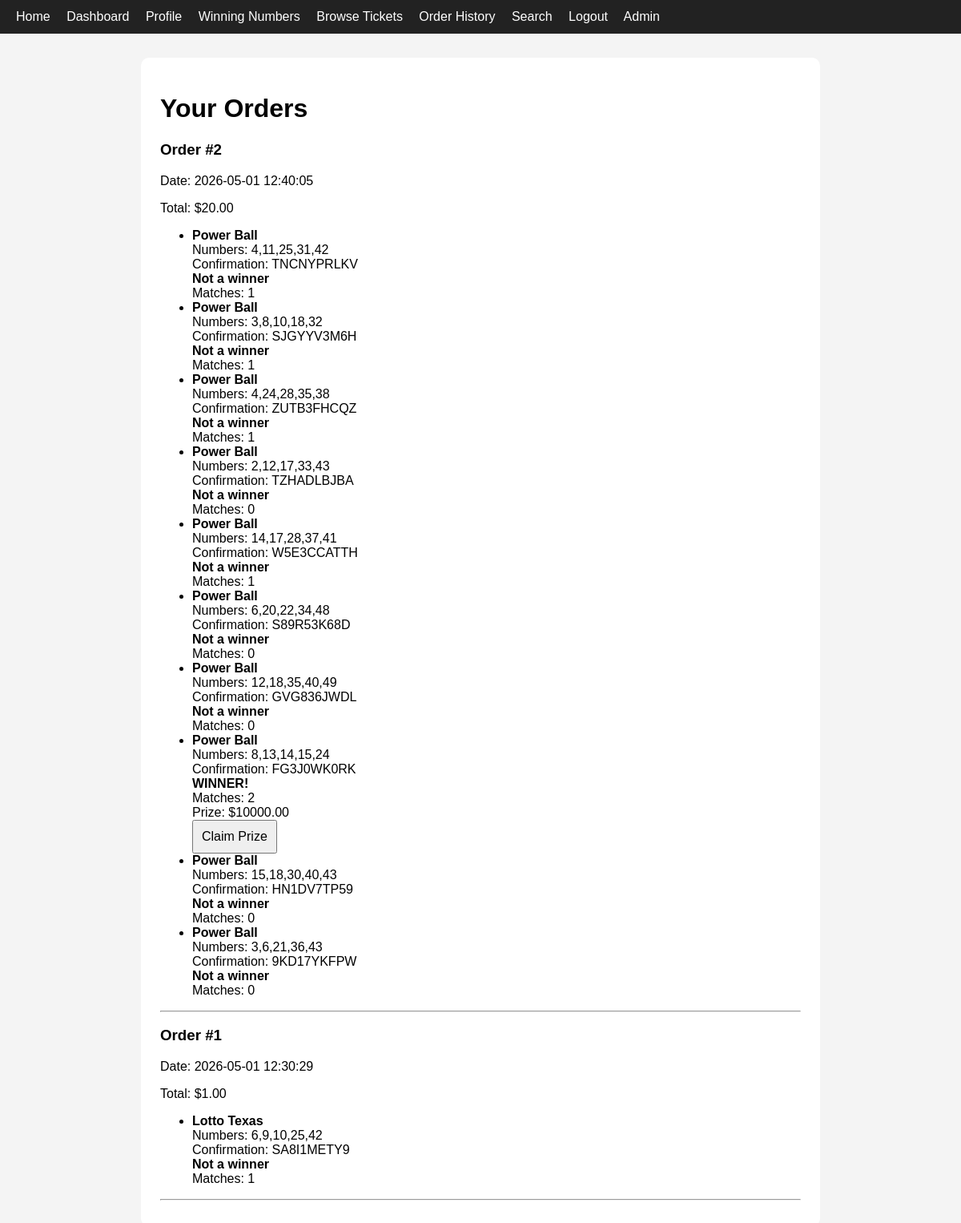
/orders (signed in), run on the app's committed database.
### tables this page shows
CREATE TABLE orders (
    id INTEGER PRIMARY KEY AUTOINCREMENT,
    user_id INTEGER NOT NULL,
    order_date TEXT NOT NULL,
    total_amount REAL NOT NULL,
    status TEXT NOT NULL,
    FOREIGN KEY (user_id) REFERENCES users (id)
);

CREATE TABLE tickets (
    id INTEGER PRIMARY KEY AUTOINCREMENT,
    order_id INTEGER NOT NULL,
    ticket_type_id INTEGER NOT NULL,
    selected_numbers TEXT NOT NULL,
    selection_mode TEXT NOT NULL,
    confirmation_number TEXT NOT NULL UNIQUE,
    is_winner INTEGER NOT NULL DEFAULT 0,
    match_count INTEGER NOT NULL DEFAULT 0,
    winning_amount REAL NOT NULL DEFAULT 0,
    result_status TEXT NOT NULL DEFAULT 'pending_drawing',
    claim_status TEXT NOT NULL DEFAULT 'not_claimed',
    claim_method TEXT,
    claim_date TEXT,
    claim_code TEXT,
    payout_type TEXT DEFAULT 'none',
    tax_withheld REAL DEFAULT 0,
    net_payout REAL DEFAULT 0,
    FOREIGN KEY (order_id) REFERENCES orders (id),
    FOREIGN KEY (ticket_type_id) REFERENCES ticket_types (id)
);

CREATE TABLE ticket_types (
    id INTEGER PRIMARY KEY AUTOINCREMENT,
    game_name TEXT NOT NULL,
    price REAL NOT NULL,
    drawing_date TEXT NOT NULL,
    prize_amount REAL NOT NULL,
    winning_numbers TEXT,
    is_active INTEGER NOT NULL DEFAULT 1
);

### app.py (the view)
@app.route("/orders")
@login_required
def orders():
    db = get_db()
    orders = db.execute("""
        SELECT * FROM orders
        WHERE user_id = ?
        ORDER BY order_date DESC
    """, (session["user_id"],)).fetchall()
    tickets = db.execute("""
        SELECT t.*, tt.game_name, tt.prize_amount, tt.drawing_date
        FROM tickets t
        JOIN ticket_types tt ON t.ticket_type_id = tt.id
        JOIN orders o ON t.order_id = o.id
        WHERE o.user_id = ?
        ORDER BY o.order_date DESC, t.id DESC
    """, (session["user_id"],)).fetchall()
    return render_template("orders.html", orders=orders, tickets=tickets)

### app.py (called while the page is built)
def get_db():
    if "db" not in g:
        g.db = sqlite3.connect(DATABASE)
        g.db.row_factory = sqlite3.Row
    return g.db

def login_required(view):
    @wraps(view)
    def wrapped_view(*args, **kwargs):
        if "user_id" not in session:
            flash("Please log in first.")
            return redirect(url_for("login"))
        return view(*args, **kwargs)
    return wrapped_view

### templates/orders.html (shortened to what this page needs)
{% extends "base.html" %}
{% block content %}
<h1>Your Orders</h1>
{% for order in orders %}
    <div>
        <h3>Order #{{ order.id }}</h3>
        <p>Date: {{ order.order_date }}</p>
        <p>Total: ${{ "%.2f"|format(order.total_amount) }}</p>
    </div>
    <ul>
    {% for ticket in tickets %}
        {% if ticket.order_id == order.id %}
            <li>
                <strong>{{ ticket.game_name }}</strong><br>
                Numbers: {{ ticket.selected_numbers }}<br>
                Confirmation: {{ ticket.confirmation_number }}<br>
                {% if ticket.result_status == 'pending_drawing' %}
                    <strong>Status: Pending Drawing</strong>
                {% elif ticket.result_status == 'winning' %}
                    <strong>WINNER!</strong><br>
                    Matches: {{ ticket.match_count }}<br>
                    Prize: ${{ "%.2f"|format(ticket.winning_amount) }}<br>
                    {% if ticket.claim_status == 'not_claimed' %}
                        <a href="{{ url_for('claim_ticket', ticket_id=ticket.id) }}">
                            <button type="button">Claim Prize</button>
                        </a>
                    {% endif %}
                {% else %}
                    <strong>Not a winner</strong><br>
                    Matches: {{ ticket.match_count }}
                {% endif %}
            </li>
        {% endif %}
    {% endfor %}
    </ul>
    <hr>
{% endfor %}
{% endblock %}

### static/style.css (style rules this page uses)
body { font-family: Arial, sans-serif; margin: 0; background: #f4f4f4; }
input, button { padding: 10px; font-size: 16px; }
button { cursor: pointer; }

### data on the page
orders: id "2", order_date "2026-05-01 12:40:05", total_amount "20.00"
tickets: game_name "Power Ball", selected_numbers "4,11,25,31,42", confirmation_number "TNCNYPRLKV", match_count "1"
tickets: game_name "Power Ball", selected_numbers "3,8,10,18,32", confirmation_number "SJGYYV3M6H", match_count "1"
tickets: game_name "Power Ball", selected_numbers "4,24,28,35,38", confirmation_number "ZUTB3FHCQZ", match_count "1"
tickets: game_name "Power Ball", selected_numbers "2,12,17,33,43", confirmation_number "TZHADLBJBA", match_count "0"
tickets: game_name "Power Ball", selected_numbers "14,17,28,37,41", confirmation_number "W5E3CCATTH", match_count "1"
tickets: game_name "Power Ball", selected_numbers "6,20,22,34,48", confirmation_number "S89R53K68D", match_count "0"
tickets: game_name "Power Ball", selected_numbers "12,18,35,40,49", confirmation_number "GVG836JWDL", match_count "0"
tickets: game_name "Power Ball", selected_numbers "8,13,14,15,24", confirmation_number "FG3J0WK0RK", match_count "2", winning_amount "10000.00"
tickets: game_name "Power Ball", selected_numbers "15,18,30,40,43", confirmation_number "HN1DV7TP59", match_count "0"
tickets: game_name "Power Ball", selected_numbers "3,6,21,36,43", confirmation_number "9KD17YKFPW", match_count "0"
orders: id "1", order_date "2026-05-01 12:30:29", total_amount "1.00"
tickets: game_name "Lotto Texas", selected_numbers "6,9,10,25,42", confirmation_number "SA8I1METY9", match_count "1"
